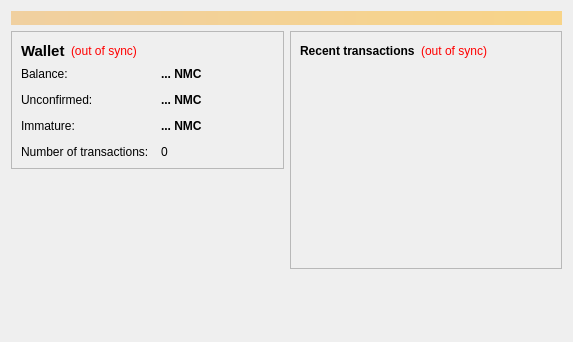
<?xml version="1.0" encoding="UTF-8"?>
<ui version="4.0">
 <class>OverviewPage</class>
 <widget class="QWidget" name="OverviewPage">
  <property name="geometry">
   <rect>
    <x>0</x>
    <y>0</y>
    <width>573</width>
    <height>342</height>
   </rect>
  </property>
  <property name="windowTitle">
   <string>Form</string>
  </property>
  <layout class="QVBoxLayout" name="topLayout">
   <item>
    <widget class="QLabel" name="labelAlerts">
     <property name="visible">
      <bool>false</bool>
     </property>
     <property name="styleSheet">
      <string notr="true">background-color: qlineargradient(x1: 0, y1: 0, x2: 1, y2: 0, stop:0 #F0D0A0, stop:1 #F8D488); color:#000000;</string>
     </property>
     <property name="wordWrap">
      <bool>true</bool>
     </property>
     <property name="margin">
      <number>3</number>
     </property>
    </widget>
   </item>
   <item>
    <layout class="QHBoxLayout" name="horizontalLayout" stretch="1,1">
     <item>
      <layout class="QVBoxLayout" name="verticalLayout_2">
       <item>
        <widget class="QFrame" name="frame">
         <property name="frameShape">
          <enum>QFrame::StyledPanel</enum>
         </property>
         <property name="frameShadow">
          <enum>QFrame::Raised</enum>
         </property>
         <layout class="QVBoxLayout" name="verticalLayout_4">
          <item>
           <layout class="QHBoxLayout" name="horizontalLayout_4">
            <item>
             <widget class="QLabel" name="label_5">
              <property name="font">
               <font>
                <pointsize>11</pointsize>
                <weight>75</weight>
                <bold>true</bold>
               </font>
              </property>
              <property name="text">
               <string>Wallet</string>
              </property>
             </widget>
            </item>
            <item>
             <widget class="QLabel" name="labelWalletStatus">
              <property name="toolTip">
               <string>The displayed information may be out of date. Your wallet automatically synchronizes with the Namecoin network after a connection is established, but this process has not completed yet.</string>
              </property>
              <property name="styleSheet">
               <string notr="true">QLabel { color: red; }</string>
              </property>
              <property name="text">
               <string notr="true">(out of sync)</string>
              </property>
              <property name="alignment">
               <set>Qt::AlignLeading|Qt::AlignLeft|Qt::AlignVCenter</set>
              </property>
             </widget>
            </item>
            <item>
             <spacer name="horizontalSpacer_2">
              <property name="orientation">
               <enum>Qt::Horizontal</enum>
              </property>
              <property name="sizeHint" stdset="0">
               <size>
                <width>40</width>
                <height>20</height>
               </size>
              </property>
             </spacer>
            </item>
           </layout>
          </item>
          <item>
           <layout class="QFormLayout" name="formLayout_2">
            <property name="fieldGrowthPolicy">
             <enum>QFormLayout::AllNonFixedFieldsGrow</enum>
            </property>
            <property name="horizontalSpacing">
             <number>12</number>
            </property>
            <property name="verticalSpacing">
             <number>12</number>
            </property>
            <item row="0" column="0">
             <widget class="QLabel" name="label">
              <property name="text">
               <string>Balance:</string>
              </property>
             </widget>
            </item>
            <item row="0" column="1">
             <widget class="QLabel" name="labelBalance">
              <property name="font">
               <font>
                <weight>75</weight>
                <bold>true</bold>
               </font>
              </property>
              <property name="cursor">
               <cursorShape>IBeamCursor</cursorShape>
              </property>
              <property name="toolTip">
               <string>Your current balance</string>
              </property>
              <property name="text">
               <string notr="true">... NMC</string>
              </property>
              <property name="textInteractionFlags">
               <set>Qt::LinksAccessibleByMouse|Qt::TextSelectableByKeyboard|Qt::TextSelectableByMouse</set>
              </property>
             </widget>
            </item>
            <item row="1" column="0">
             <widget class="QLabel" name="label_3">
              <property name="text">
               <string>Unconfirmed:</string>
              </property>
             </widget>
            </item>
            <item row="1" column="1">
             <widget class="QLabel" name="labelUnconfirmed">
              <property name="font">
               <font>
                <weight>75</weight>
                <bold>true</bold>
               </font>
              </property>
              <property name="cursor">
               <cursorShape>IBeamCursor</cursorShape>
              </property>
              <property name="toolTip">
               <string>Total of transactions that have yet to be confirmed, and do not yet count toward the current balance</string>
              </property>
              <property name="text">
               <string notr="true">... NMC</string>
              </property>
              <property name="textInteractionFlags">
               <set>Qt::LinksAccessibleByMouse|Qt::TextSelectableByKeyboard|Qt::TextSelectableByMouse</set>
              </property>
             </widget>
            </item>
            <item row="3" column="0">
             <widget class="QLabel" name="label_2">
              <property name="text">
               <string>Number of transactions:</string>
              </property>
             </widget>
            </item>
            <item row="3" column="1">
             <widget class="QLabel" name="labelNumTransactions">
              <property name="toolTip">
               <string>Total number of transactions in wallet</string>
              </property>
              <property name="text">
               <string notr="true">0</string>
              </property>
             </widget>
            </item>
            <item row="2" column="0">
             <widget class="QLabel" name="labelImmatureText">
              <property name="text">
               <string>Immature:</string>
              </property>
             </widget>
            </item>
            <item row="2" column="1">
             <widget class="QLabel" name="labelImmature">
              <property name="font">
               <font>
                <weight>75</weight>
                <bold>true</bold>
               </font>
              </property>
              <property name="toolTip">
               <string>Mined balance that has not yet matured</string>
              </property>
              <property name="text">
               <string notr="true">... NMC</string>
              </property>
              <property name="textInteractionFlags">
               <set>Qt::LinksAccessibleByMouse|Qt::TextSelectableByKeyboard|Qt::TextSelectableByMouse</set>
              </property>
             </widget>
            </item>
           </layout>
          </item>
         </layout>
        </widget>
       </item>
       <item>
        <spacer name="verticalSpacer">
         <property name="orientation">
          <enum>Qt::Vertical</enum>
         </property>
         <property name="sizeHint" stdset="0">
          <size>
           <width>20</width>
           <height>40</height>
          </size>
         </property>
        </spacer>
       </item>
      </layout>
     </item>
     <item>
      <layout class="QVBoxLayout" name="verticalLayout_3">
       <item>
        <widget class="QFrame" name="frame_2">
         <property name="frameShape">
          <enum>QFrame::StyledPanel</enum>
         </property>
         <property name="frameShadow">
          <enum>QFrame::Raised</enum>
         </property>
         <layout class="QVBoxLayout" name="verticalLayout">
          <item>
           <layout class="QHBoxLayout" name="horizontalLayout_2">
            <item>
             <widget class="QLabel" name="label_4">
              <property name="text">
               <string>&lt;b&gt;Recent transactions&lt;/b&gt;</string>
              </property>
             </widget>
            </item>
            <item>
             <widget class="QLabel" name="labelTransactionsStatus">
              <property name="toolTip">
               <string>The displayed information may be out of date. Your wallet automatically synchronizes with the Namecoin network after a connection is established, but this process has not completed yet.</string>
              </property>
              <property name="styleSheet">
               <string notr="true">QLabel { color: red; }</string>
              </property>
              <property name="text">
               <string notr="true">(out of sync)</string>
              </property>
              <property name="alignment">
               <set>Qt::AlignRight|Qt::AlignTrailing|Qt::AlignVCenter</set>
              </property>
             </widget>
            </item>
            <item>
             <spacer name="horizontalSpacer">
              <property name="orientation">
               <enum>Qt::Horizontal</enum>
              </property>
              <property name="sizeHint" stdset="0">
               <size>
                <width>40</width>
                <height>20</height>
               </size>
              </property>
             </spacer>
            </item>
           </layout>
          </item>
          <item>
           <widget class="QListView" name="listTransactions">
            <property name="styleSheet">
             <string notr="true">QListView { background: transparent; }</string>
            </property>
            <property name="frameShape">
             <enum>QFrame::NoFrame</enum>
            </property>
            <property name="verticalScrollBarPolicy">
             <enum>Qt::ScrollBarAlwaysOff</enum>
            </property>
            <property name="horizontalScrollBarPolicy">
             <enum>Qt::ScrollBarAlwaysOff</enum>
            </property>
            <property name="selectionMode">
             <enum>QAbstractItemView::NoSelection</enum>
            </property>
           </widget>
          </item>
         </layout>
        </widget>
       </item>
       <item>
        <spacer name="verticalSpacer_2">
         <property name="orientation">
          <enum>Qt::Vertical</enum>
         </property>
         <property name="sizeHint" stdset="0">
          <size>
           <width>20</width>
           <height>40</height>
          </size>
         </property>
        </spacer>
       </item>
      </layout>
     </item>
    </layout>
   </item>
  </layout>
 </widget>
 <resources/>
 <connections/>
</ui>
